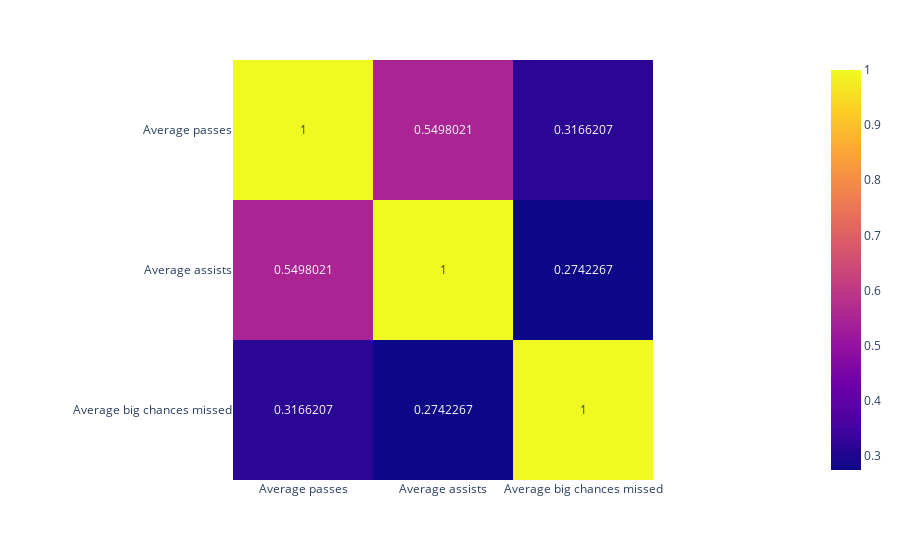

Notebook code cell kept with this figure:
### Markdown cell above
#### <p style="text-align:center"> **3. CÂU HỎI THỨ BA** </p>

Câu hỏi thứ 3 sẽ tập hợp nhiều câu hỏi nhỏ có cùng cách tính: 

##### **3.1 - Vị trí tiền đạo**

**Câu hỏi nhỏ 1**: Đối với vị trí tiền đạo, có ý kiến cho rằng cầu thủ ghi càng nhiều bàn thắng thì họ họ sẽ có xu hướng chơi bóng cá nhân hơn. Bằng việc so sánh độ tương quan giữa cột giá trị average goals với 2 cột giá trị average passes và average assists, ta sẽ biết được liệu ý kiến ở trên là đúng hay sai.

**Ý nghĩa:** Thức bổ sung

**Câu hỏi nhỏ 2**: Đối với vị trí tiền đạo, có ý kiến cho rằng cầu thủ càng bỏ lỡ nhiều cơ hội ghi bàn thì họ họ sẽ có xu hướng chơi bóng đồng đội, kiến tạo nhiều hơn. Bằng việc so sánh độ tương quan giữa cột giá trị average big chances missed với 2 cột giá trị average passes và average assists, ta sẽ biết được liệu ý kiến ở trên là đúng hay sai.

**Ý nghĩa:** Thức bổ sung

### Code cell
#CODE HERE
dfForward_copy['Average passes'] =  (dfForward_copy['Passes'] / dfForward_copy['Appearances'])
dfForward_copy['Average assists'] =  (dfForward_copy['Assists'] / dfForward_copy['Appearances'])
dfForward_copy['Average big chances missed'] = (dfForward_copy['Big chances missed'] / dfForward_copy['Appearances'])

dfForward_corr = dfForward_copy[['Average passes', 'Average assists', 'Average big chances missed']].copy().corr() 

fig = px.imshow(np.array(dfForward_corr), x = dfForward_corr.columns, y = dfForward_corr.index, text_auto=True)
fig.show()

### Figure 1 — Plotly figure (JSON) as saved in the notebook; plotly's stock layout.template omitted (floating-point values rounded to 4 significant figures)
{"data": [{"coloraxis": "coloraxis", "name": "0", "texttemplate": "%{z}", "x": ["Average passes", "Average assists", "Average big chances missed"], "y": ["Average passes", "Average assists", "Average big chances missed"], "z": [[1, 0.5498, 0.3166], [0.5498, 1, 0.2742], [0.3166, 0.2742, 1]], "type": "heatmap", "xaxis": "x", "yaxis": "y", "hovertemplate": "x: %{x}<br>y: %{y}<br>color: %{z}<extra></extra>"}], "layout": {"xaxis": {"anchor": "y", "domain": [0, 1], "scaleanchor": "y", "constrain": "domain"}, "yaxis": {"anchor": "x", "domain": [0, 1], "autorange": "reversed", "constrain": "domain"}, "coloraxis": {"colorscale": [[0, "#0d0887"], [0.1111, "#46039f"], [0.2222, "#7201a8"], [0.3333, "#9c179e"], [0.4444, "#bd3786"], [0.5556, "#d8576b"], [0.6667, "#ed7953"], [0.7778, "#fb9f3a"], [0.8889, "#fdca26"], [1, "#f0f921"]]}, "margin": {"t": 60}}}
